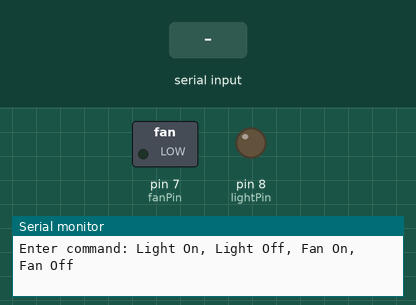
This sketch was run on a simulated Arduino Uno, built with avr-gcc and run on an emulated ATmega328P. Shown: switched loads named in the sketch (green lamp = pin HIGH), output pins drawn as LEDs (lit = HIGH), the last lines printed to the serial monitor. The test bench sets the inputs (shaded band).

Above: at 1.2 s.
1.3 s: "Light On\n" received over Serial
At 2.0 s:
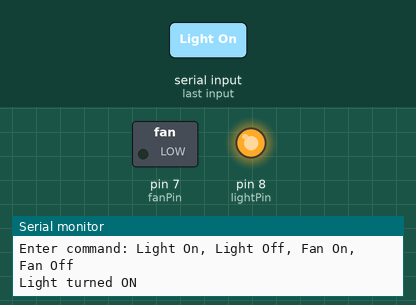
2.8 s: "Fan On\n" received over Serial
At 4.0 s:
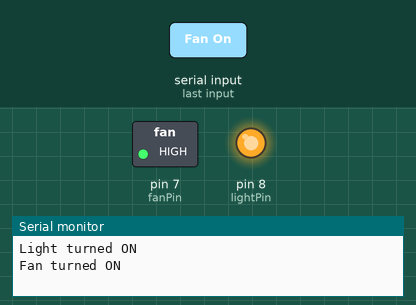
4.3 s: "Light Off\n" received over Serial
At 5.5 s:
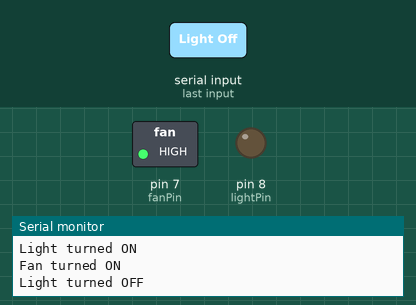
Timing chart, 0 to 7.3 s (numbered marks = the images above; inputs shaded):
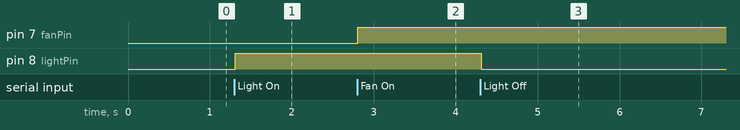

The sketch:

Task_4.ino
```cpp
String command;
int lightPin = 8;
int fanPin = 7;

void setup() {
  Serial.begin(9600);
  pinMode(lightPin, OUTPUT);
  pinMode(fanPin, OUTPUT);
  Serial.println("Enter command: Light On, Light Off, Fan On, Fan Off");
}

void loop() {
  if (Serial.available()) {
    command = Serial.readStringUntil('\n');
    command.trim();

    if (command.equalsIgnoreCase("Light On")) {
      digitalWrite(lightPin, HIGH);
      Serial.println("Light turned ON");
    }
    else if (command.equalsIgnoreCase("Light Off")) {
      digitalWrite(lightPin, LOW);
      Serial.println("Light turned OFF");
    }
    else if (command.equalsIgnoreCase("Fan On")) {
      digitalWrite(fanPin, HIGH);
      Serial.println("Fan turned ON");
    }
    else if (command.equalsIgnoreCase("Fan Off")) {
      digitalWrite(fanPin, LOW);
      Serial.println("Fan turned OFF");
    }
    else {
      Serial.println("Unknown command.");
    }
  }
}
```

Measured:
- after the input at 1.3 s, pin 8 (lightPin): LOW → HIGH at once
- after the input at 2.8 s, pin 7 (fanPin): LOW → HIGH at once
- after the input at 4.3 s, pin 8 (lightPin): HIGH → LOW at once
